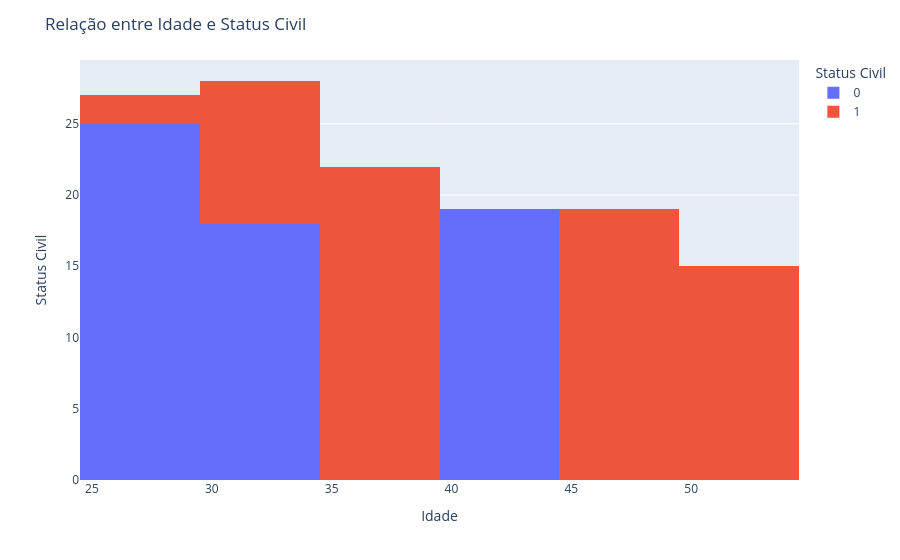

The notebook cell saved with this chart:
### Markdown cell above
**D) Realize a análise Bivariada.
Tente responder as seguintes perguntas com gráficos seguidos de insights:**



*   Existe relação entre a idade e o status civil?
*   Qual a relação entre o score de crédito e o nível de escolaridade?
*  O salário parece influenciar na idade?
* O salário parece influenciar no Score de Crédito?
* Clientes com casa própria tendem a ter um score mais alto?

### Code cell
#seu código aqui
fig = px.histogram(df, x='Age', color='Marital Status', barmode='stack')

fig.update_layout(title= 'Relação entre Idade e Status Civil',
                  xaxis_title= 'Idade',
                  yaxis_title= 'Status Civil',
                  legend_title='Status Civil')
fig.show()

### Figure 1 — Plotly figure (JSON) as saved in the notebook; plotly's stock layout.template omitted (floating-point values rounded to 4 significant figures)
{"data": [{"bingroup": "x", "hovertemplate": "Marital Status=0<br>Age=%{x}<br>count=%{y}<extra></extra>", "legendgroup": "0", "marker": {"color": "#636efa", "pattern": {"shape": ""}}, "name": "0", "orientation": "v", "showlegend": true, "x": [25.0, 40.0, 26.0, 31.0, 43.0, 29.0, 34.0, 44.0, 25.0, 40.0, 26.0, 31.0, 41.0, 27.0, 32.0, 42.0, 28.0, 33.0, 43.0, 29.0, 34.0, 44.0, 25.0, 25.0, 40.0, 26.0, 31.0, 41.0, 27.0, 32.0, 42.0, 28.0, 33.0, 25.0, 40.0, 26.0, 31.0, 41.0, 27.0, 32.0, 42.0, 28.0, 33.0, 43.0, 29.0, 34.0, 44.0, 25.0, 25.0, 28.0, 31.0, 32.0, 25.0, 40.0, 26.0, 31.0, 28.0, 33.0, 43.0, 29.0, 34.0, 44.0], "xaxis": "x", "yaxis": "y", "type": "histogram"}, {"bingroup": "x", "hovertemplate": "Marital Status=1<br>Age=%{x}<br>count=%{y}<extra></extra>", "legendgroup": "1", "marker": {"color": "#EF553B", "pattern": {"shape": ""}}, "name": "1", "orientation": "v", "showlegend": true, "x": [30.0, 35.0, 45.0, 50.0, 48.0, 53.0, 39.0, 49.0, 30.0, 35.0, 45.0, 50.0, 36.0, 46.0, 51.0, 37.0, 47.0, 52.0, 38.0, 48.0, 53.0, 39.0, 49.0, 30.0, 35.0, 30.0, 35.0, 45.0, 50.0, 36.0, 46.0, 51.0, 37.0, 47.0, 52.0, 30.0, 35.0, 45.0, 50.0, 36.0, 46.0, 51.0, 37.0, 47.0, 52.0, 38.0, 48.0, 53.0, 39.0, 49.0, 30.0, 35.0, 30.0, 35.0, 33.0, 26.0, 29.0, 34.0, 30.0, 35.0, 45.0, 50.0, 36.0, 38.0, 48.0, 53.0, 39.0, 49.0], "xaxis": "x", "yaxis": "y", "type": "histogram"}], "layout": {"xaxis": {"anchor": "y", "domain": [0.0, 1.0], "title": {"text": "Idade"}}, "yaxis": {"anchor": "x", "domain": [0.0, 1.0], "title": {"text": "Status Civil"}}, "legend": {"title": {"text": "Status Civil"}, "tracegroupgap": 0}, "margin": {"t": 60}, "barmode": "stack", "title": {"text": "Relação entre Idade e Status Civil"}}}
